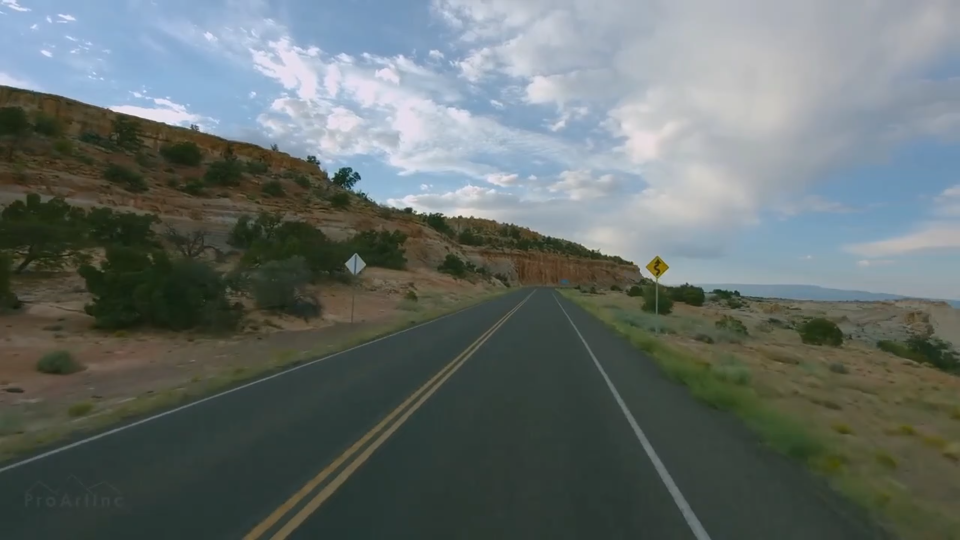
#> input picture test_images/scene5.png, 1920 x 1080 px (shown at 1/2 size); the run also reads 1 picture not shown here
$ jupyter execute --allow-errors advanced_lane_detection.ipynb   (older library calls are emulated)
#> lines starting #> are read from the running program, lines starting #| are printed output that depends on the picture; after the words box and inside, x2 and y2 are one past the last pixel; in counts of white or black regions, pixels touching at a corner belong together; pictures that were not available may be replaced by others from this repository, and a replacement may not be noted
# Advannced Lane Detection Project

The goals / steps of this project are the following:
  * Use color transforms, gradients, etc., to create a thresholded binary image.
  * Apply a perspective transform to rectify binary image ("birds-eye view").
  * Detect lane pixels and fit to find the lane boundary.
  * Determine the curvature of the lane and vehicle position with respect to center.
  * Warp the detected lane boundaries back onto the original image.
  * Output visual display of the lane boundaries and numerical estimation of lane curvature and vehicle position.

## Import Libraries

[cell 1]
import cv2
import numpy as np
from IPython.display import display, clear_output
from PIL import Image
import glob
import matplotlib.pyplot as plt
import time

[cell 2]
def threshold_binary(img, s_thresh=(170, 255), sx_thresh=(20, 100)):
    # Convert the image to HLS color space and separate the L and S channels
    hls = cv2.cvtColor(img, cv2.COLOR_BGR2HLS)
    l_channel = hls[:, :, 1]
    s_channel = hls[:, :, 2]

    # Apply Sobel x on the L channel for gradient threshold
    sobelx = cv2.Sobel(l_channel, cv2.CV_64F, 1, 0)  # Sobel x
    abs_sobelx = np.absolute(sobelx)  # Absolute value of gradients
    scaled_sobel = np.uint8(255 * abs_sobelx / np.max(abs_sobelx))  # Scale to 8-bit

    # Threshold on the Sobel gradient
    sxbinary = np.zeros_like(scaled_sobel)
    sxbinary[(scaled_sobel >= sx_thresh[0]) & (scaled_sobel <= sx_thresh[1])] = 1

    # Threshold on the S channel (color threshold)
    s_binary = np.zeros_like(s_channel)
    s_binary[(s_channel >= s_thresh[0]) & (s_channel <= s_thresh[1])] = 1

    # Combine the two binary thresholds
    combined_binary = np.zeros_like(sxbinary)
    combined_binary[(sxbinary == 1) | (s_binary == 1)] = 1

    return combined_binary

[cell 3]
# Load the image
image = cv2.imread("test_images/scene5.png")
#> image is the input picture: shape (1080, 1920, 3); mean B, G, R 108.2, 110.2, 101.3
image_rgb = cv2.cvtColor(image, cv2.COLOR_BGR2RGB)  # Convert to RGB for displaying

# Apply thresholding
binary_output = threshold_binary(image)
#> in threshold_binary, `sobelx = cv2.Sobel(l_channel, cv2.CV_64F, 1, 0)`:
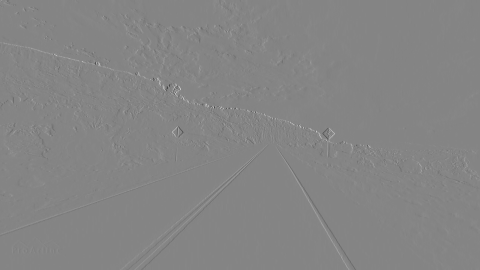
#> sobelx: shape (1080, 1920) float64 (shown at 1/4 size); min -456, max 419, mean 0.2; drawn with min black and max white
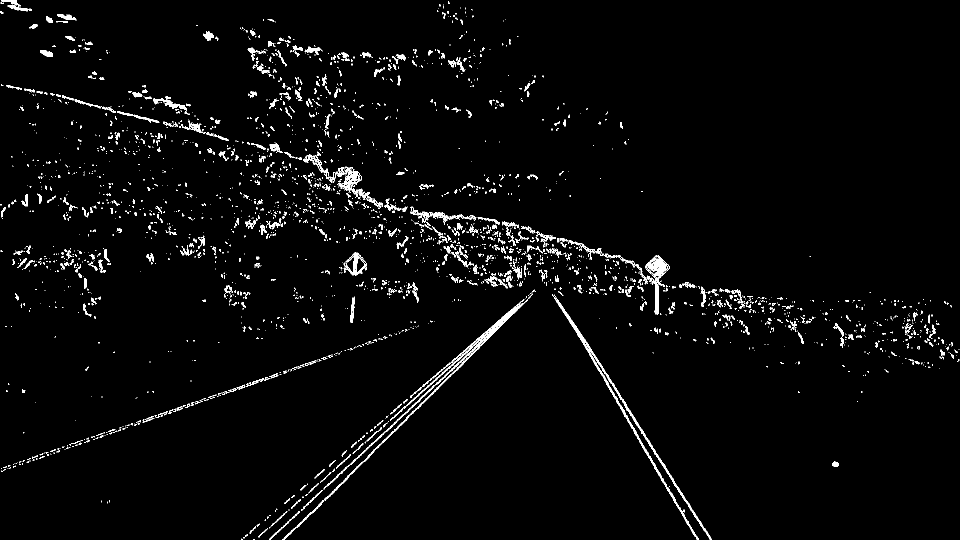
#> binary_output: shape (1080, 1920) (shown at 1/2 size); values 0 (black) and 1 (white), 2.6% white in thin lines or dots
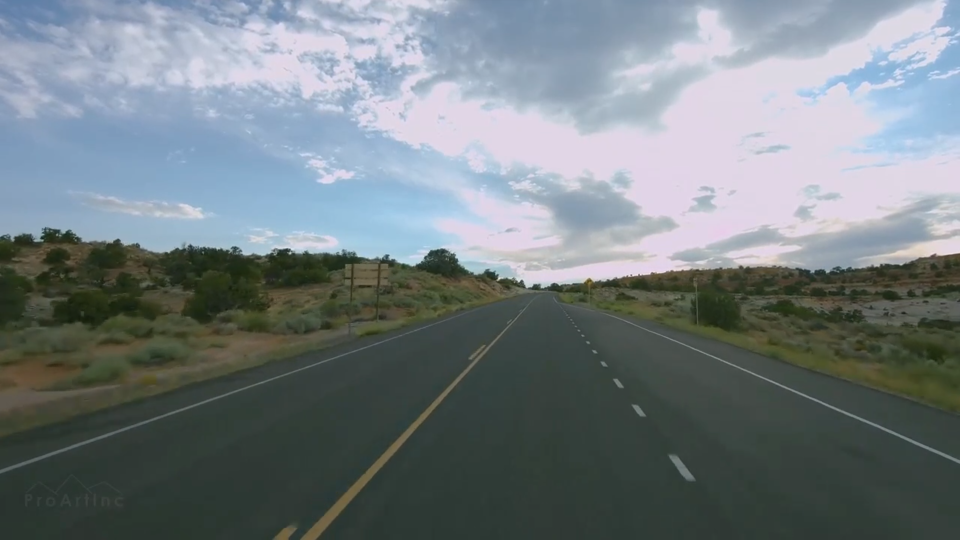
#> input picture test_images/scene2.png, 1920 x 1080 px (shown at 1/2 size)
#> further down, image is the input picture: shape (1080, 1920, 3); mean B, G, R 129.2, 125.3, 115.7

# Visualize the result
#> (the rest of this cell did not finish here and is left out)

## Transforming image from 2D to Birds Eye View

[cell 4]
# transform the image to a top-down view
def perspective_transform(img):
    img_size = (img.shape[1], img.shape[0])
    # Define the 4 source points
    src = np.float32(
        [[(img_size[0] // 2)  , img_size[1]//2 + 100], # top-left
         [((img_size[0] // 4) - 20), img_size[1]], # bottom-left
         [(img_size[0] * 3 // 4) - 25, img_size[1]], # bottom-right
         [(img_size[0] // 2 + 205),  img_size[1]//2 + 100]]) # top-right

    # Define the 4 destination points
    dst = np.float32(
        [[(img_size[0] / 4), 0],
         [(img_size[0] / 4), img_size[1]],
         [(img_size[0] * 3 / 4), img_size[1]],
         [(img_size[0] * 3 / 4), 0]])

    # Compute the perspective transform, M
    M = cv2.getPerspectiveTransform(src, dst)

    # Compute the inverse perspective transform
    Minv = cv2.getPerspectiveTransform(dst, src)

    # Warp the image using the perspective transform, M
    warped = cv2.warpPerspective(img, M, img_size, flags=cv2.INTER_LINEAR)
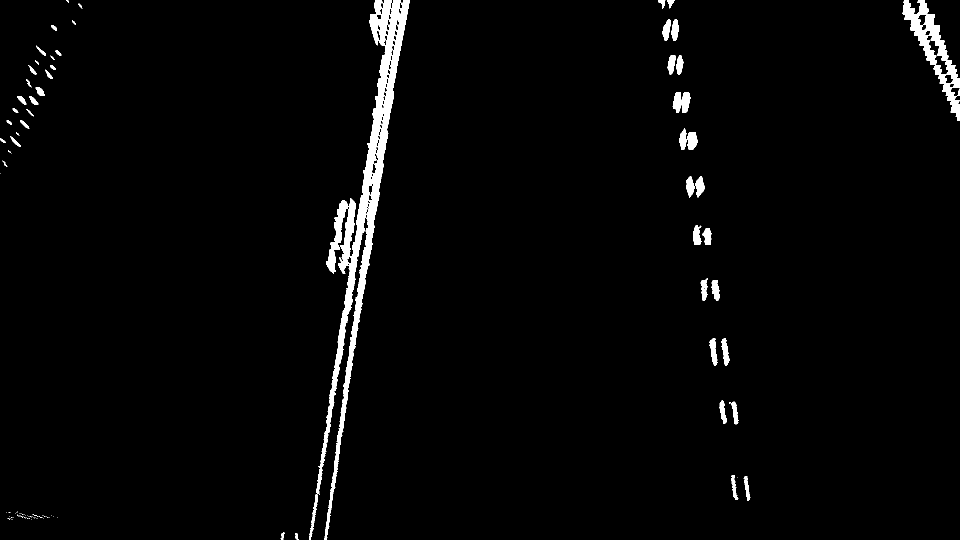
#> warped: shape (1080, 1920) (shown at 1/2 size); values 0 (black) and 1 (white), 2.4% white; 103 white regions (58 under 20 px), largest, box (x1, y1, x2, y2) and area: (632, 0, 820, 1080) 31257, (1805, 0, 1920, 241) 6952, (1345, 184, 1381, 225) 1075

    return warped, M, Minv, src, dst

# Load the image
image = cv2.imread("test_images/scene2.png")
image_rgb = cv2.cvtColor(image, cv2.COLOR_BGR2RGB)  # Convert to RGB for displaying

# Apply thresholding
binary_output = threshold_binary(image)

# Apply perspective transform
warped, M, Minv, src, dst = perspective_transform(binary_output)
#> M = [[-1.08, -2.15, 2308.4], [3.21e-16, -2.65, 1693.4], [4.13e-19, -0.00192, 1]]; Minv = [[0.214, -0.797, 857.5], [3.95e-16, -0.378, 640], [3.79e-19, -0.000727, 1]]; src = [[960, 640], [460, 1080], [1415, 1080], [1165, 640]]; dst = [[480, 0], [480, 1080], [1440, 1080], [1440, 0]]

# Draw `src` points on the original image
image_with_src = image_rgb.copy()
for point in src:
    cv2.circle(image_with_src, tuple(point.astype(int)), 10, (0, 255, 0), -1)
#> this loop made 4 passes
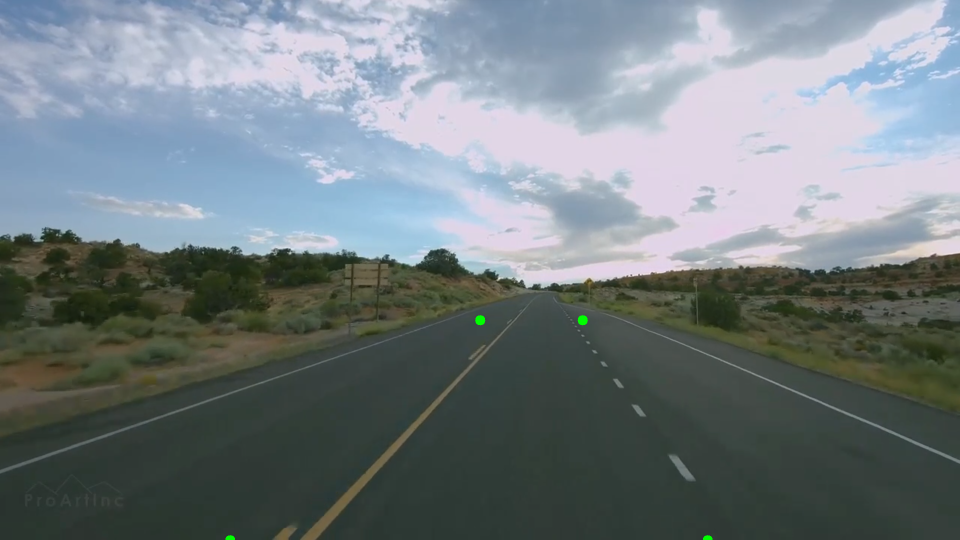
#> image_with_src: shape (1080, 1920, 3) (shown at 1/2 size); mean R, G, B 115.7, 125.4, 129.2

# Draw `dst` points on the warped image
warped_rgb = cv2.cvtColor(warped, cv2.COLOR_BGR2RGB)
# for point in dst:
#     cv2.circle(warped_rgb, tuple(point.astype(int)), 10, (255, 0, 0), -1)

# Visualize the result
#> (the rest of this cell did not finish here and is left out)

## Detecting Lane Lines pixels by applying sliding window

[cell 5]
# find the lane lines
def find_lane_pixels(binary_warped):
    # Take a histogram of the bottom half of the image
    histogram = np.sum(binary_warped[binary_warped.shape[0]//2:, :], axis=0)

    # Create an output image to draw on and visualize the result
    out_img = np.dstack((binary_warped, binary_warped, binary_warped))

    # Find the peak of the left and right halves of the histogram
    # These will be the starting point for the left and right lines
    midpoint = int(histogram.shape[0] // 2)
    leftx_base = np.argmax(histogram[:midpoint])
    rightx_base = np.argmax(histogram[midpoint:]) + midpoint

    # HYPERPARAMETERS
    # Choose the number of sliding windows
    nwindows = 20
    # Set the width of the windows +/- margin
    margin = 50
    # Set minimum number of pixels found to recenter window
    minpix = 50

    # Set height of windows - based on nwindows above and image shape
    window_height = int(binary_warped.shape[0] // nwindows)
    # Identify the x and y positions of all nonzero pixels in the image
    nonzero = binary_warped.nonzero()
    nonzeroy = np.array(nonzero[0])
    nonzerox = np.array(nonzero[1])
    # Current positions to be updated later for each window in nwindows
    leftx_current = leftx_base
    rightx_current = rightx_base

    # Create empty lists to receive left and right lane pixel indices
    left_lane_inds = []
    right_lane_inds = []

    # Step through the windows one by one
    for window in range(nwindows):
        # Identify window boundaries in x and y (and right and left)
        win_y_low = binary_warped.shape[0] - (window + 1) * window_height
        win_y_high = binary_warped.shape[0] - window * window_height
        win_xleft_low = leftx_current - margin
        win_xleft_high = leftx_current + margin
        win_xright_low = rightx_current - margin
        win_xright_high = rightx_current + margin

        # Draw the windows on the visualization image
        cv2.rectangle(out_img, (win_xleft_low, win_y_low), (win_xleft_high, win_y_high), (0, 255, 0), 2)
        cv2.rectangle(out_img, (win_xright_low, win_y_low), (win_xright_high, win_y_high), (0, 255, 0), 2)

        # Identify the nonzero pixels in x and y within the window #
        good_left_inds = ((nonzeroy >= win_y_low) & (nonzeroy < win_y_high) &
                          (nonzerox >= win_xleft_low) &  (nonzerox < win_xleft_high)).nonzero()[0]
        good_right_inds = ((nonzeroy >= win_y_low) & (nonzeroy < win_y_high) &
                           (nonzerox >= win_xright_low) &  (nonzerox < win_xright_high)).nonzero()[0]

        # Append these indices to the lists
        left_lane_inds.append(good_left_inds)
        right_lane_inds.append(good_right_inds)

        # If you found > minpix pixels, recenter next window on their mean position
        if len(good_left_inds) > minpix:
            leftx_current = int(np.mean(nonzerox[good_left_inds]))
        if len(good_right_inds) > minpix:
            rightx_current = int(np.mean(nonzerox[good_right_inds]))

    # Concatenate the arrays of indices (previously was a list of lists of pixels)
    try:
        left_lane_inds = np.concatenate(left_lane_inds)
        right_lane_inds = np.concatenate(right_lane_inds)
    except ValueError:
        # Avoids an error if the above is not implemented fully
        pass

    # Extract left and right line pixel positions
    leftx = nonzerox[left_lane_inds]
    lefty = nonzeroy[left_lane_inds]
    rightx = nonzerox[right_lane_inds]
    righty = nonzeroy[right_lane_inds]

    return leftx, lefty, rightx, righty, out_img

# Load the image
image = cv2.imread("test_images/scene4.png")
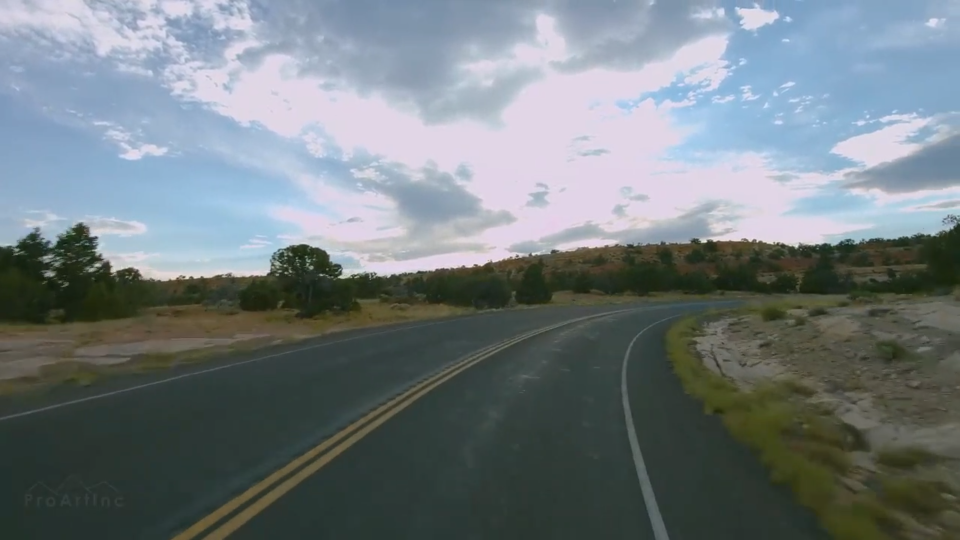
#> input picture test_images/scene4.png, 1920 x 1080 px (shown at 1/2 size)
#> image is the input picture: shape (1080, 1920, 3); mean B, G, R 126.9, 123.2, 113.6
image_rgb = cv2.cvtColor(image, cv2.COLOR_BGR2RGB)  # Convert to RGB for displaying

# Apply thresholding
binary_output = threshold_binary(image)
#> call 3 of threshold_binary, with s_thresh = (170, 255), sx_thresh = (20, 100)
#> in threshold_binary (call 3), `s_channel = hls[:, :, 2]`:
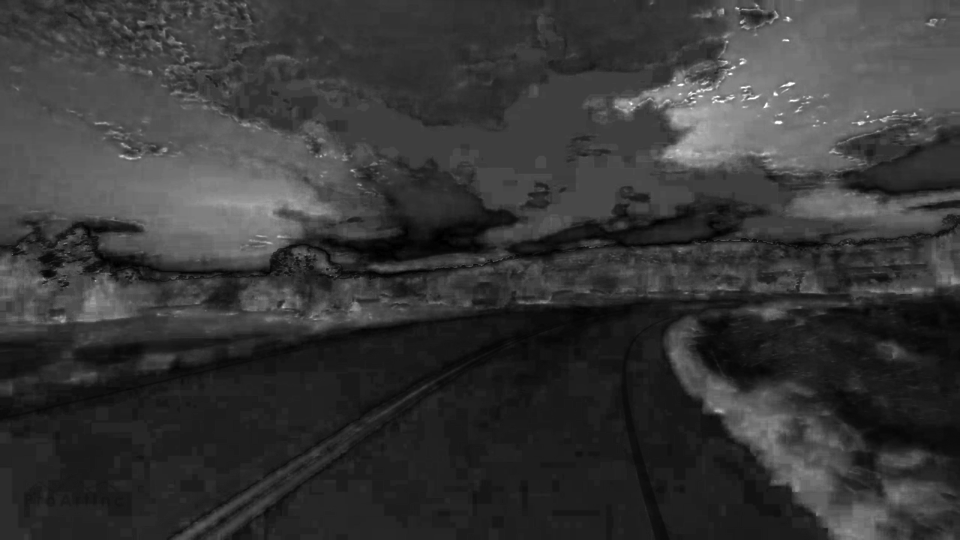
#> s_channel: shape (1080, 1920) (shown at 1/2 size); min 0, max 255, mean 55.3
#> (the rest of the program and of its run is left out)
